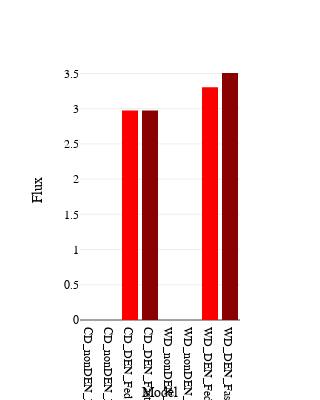

Here is the notebook cell this chart was saved with:
### Code cell
liver = plotSingleReaction('EXC_BOTH_biomass[b]',experiments,dfs)
#wat = plotSingleReaction('w_MMRN_Biomass',experiments,dfs)
#tumour = plotSingleReaction('t_EXC_BOTH_C00249[s]',experiments,dfs)

out_comb = pd.concat([liver])
out_comb['Flux'] = out_comb['Flux'].abs()
#out_comb = out_comb[out_comb['Model'].isin(['CD_DEN_Fed','CD_DEN_Fasted','WD_DEN_Fed','WD_DEN_Fasted'])]
#out_comb = out_comb[out_comb['Flux'] != 0]
fig = px.bar(out_comb,x='Model',y='Flux',color='Model',
             color_discrete_sequence=['lightblue','darkblue','red','darkred']) #'lightblue','darkblue','red','darkred'
fig.update_layout(template='none',autosize=False,height=400,width=300,showlegend=False)
fig = setPlotFont(fig)
#fig.write_image('output/figures/SIM2/l2t_succinate.pdf')
fig.show()

### Figure 1 — Plotly figure (JSON) as saved in the notebook; plotly's stock layout.template omitted (floating-point values rounded to 4 significant figures)
{"data": [{"alignmentgroup": "True", "hovertemplate": "Model=%{x}<br>Flux=%{y}<extra></extra>", "legendgroup": "CD_nonDEN_Fed", "marker": {"color": "lightblue", "pattern": {"shape": ""}}, "name": "CD_nonDEN_Fed", "offsetgroup": "CD_nonDEN_Fed", "orientation": "v", "showlegend": true, "textposition": "auto", "type": "bar", "x": ["CD_nonDEN_Fed"], "xaxis": "x", "y": [0], "yaxis": "y"}, {"alignmentgroup": "True", "hovertemplate": "Model=%{x}<br>Flux=%{y}<extra></extra>", "legendgroup": "CD_nonDEN_Fasted", "marker": {"color": "darkblue", "pattern": {"shape": ""}}, "name": "CD_nonDEN_Fasted", "offsetgroup": "CD_nonDEN_Fasted", "orientation": "v", "showlegend": true, "textposition": "auto", "type": "bar", "x": ["CD_nonDEN_Fasted"], "xaxis": "x", "y": [0], "yaxis": "y"}, {"alignmentgroup": "True", "hovertemplate": "Model=%{x}<br>Flux=%{y}<extra></extra>", "legendgroup": "CD_DEN_Fed", "marker": {"color": "red", "pattern": {"shape": ""}}, "name": "CD_DEN_Fed", "offsetgroup": "CD_DEN_Fed", "orientation": "v", "showlegend": true, "textposition": "auto", "type": "bar", "x": ["CD_DEN_Fed"], "xaxis": "x", "y": [2.975], "yaxis": "y"}, {"alignmentgroup": "True", "hovertemplate": "Model=%{x}<br>Flux=%{y}<extra></extra>", "legendgroup": "CD_DEN_Fasted", "marker": {"color": "darkred", "pattern": {"shape": ""}}, "name": "CD_DEN_Fasted", "offsetgroup": "CD_DEN_Fasted", "orientation": "v", "showlegend": true, "textposition": "auto", "type": "bar", "x": ["CD_DEN_Fasted"], "xaxis": "x", "y": [2.975], "yaxis": "y"}, {"alignmentgroup": "True", "hovertemplate": "Model=%{x}<br>Flux=%{y}<extra></extra>", "legendgroup": "WD_nonDEN_Fed", "marker": {"color": "lightblue", "pattern": {"shape": ""}}, "name": "WD_nonDEN_Fed", "offsetgroup": "WD_nonDEN_Fed", "orientation": "v", "showlegend": true, "textposition": "auto", "type": "bar", "x": ["WD_nonDEN_Fed"], "xaxis": "x", "y": [0], "yaxis": "y"}, {"alignmentgroup": "True", "hovertemplate": "Model=%{x}<br>Flux=%{y}<extra></extra>", "legendgroup": "WD_nonDEN_Fasted", "marker": {"color": "darkblue", "pattern": {"shape": ""}}, "name": "WD_nonDEN_Fasted", "offsetgroup": "WD_nonDEN_Fasted", "orientation": "v", "showlegend": true, "textposition": "auto", "type": "bar", "x": ["WD_nonDEN_Fasted"], "xaxis": "x", "y": [0], "yaxis": "y"}, {"alignmentgroup": "True", "hovertemplate": "Model=%{x}<br>Flux=%{y}<extra></extra>", "legendgroup": "WD_DEN_Fed", "marker": {"color": "red", "pattern": {"shape": ""}}, "name": "WD_DEN_Fed", "offsetgroup": "WD_DEN_Fed", "orientation": "v", "showlegend": true, "textposition": "auto", "type": "bar", "x": ["WD_DEN_Fed"], "xaxis": "x", "y": [3.303], "yaxis": "y"}, {"alignmentgroup": "True", "hovertemplate": "Model=%{x}<br>Flux=%{y}<extra></extra>", "legendgroup": "WD_DEN_Fasted", "marker": {"color": "darkred", "pattern": {"shape": ""}}, "name": "WD_DEN_Fasted", "offsetgroup": "WD_DEN_Fasted", "orientation": "v", "showlegend": true, "textposition": "auto", "type": "bar", "x": ["WD_DEN_Fasted"], "xaxis": "x", "y": [3.507], "yaxis": "y"}], "layout": {"autosize": false, "barmode": "relative", "font": {"color": "black", "family": "Arial", "size": 12}, "height": 400, "legend": {"title": {"text": "Model"}, "tracegroupgap": 0}, "margin": {"t": 60}, "showlegend": false, "width": 300, "xaxis": {"anchor": "y", "categoryarray": ["CD_nonDEN_Fed", "CD_nonDEN_Fasted", "CD_DEN_Fed", "CD_DEN_Fasted", "WD_nonDEN_Fed", "WD_nonDEN_Fasted", "WD_DEN_Fed", "WD_DEN_Fasted"], "categoryorder": "array", "domain": [0, 1], "title": {"text": "Model"}}, "yaxis": {"anchor": "x", "domain": [0, 1], "title": {"text": "Flux"}}}}
